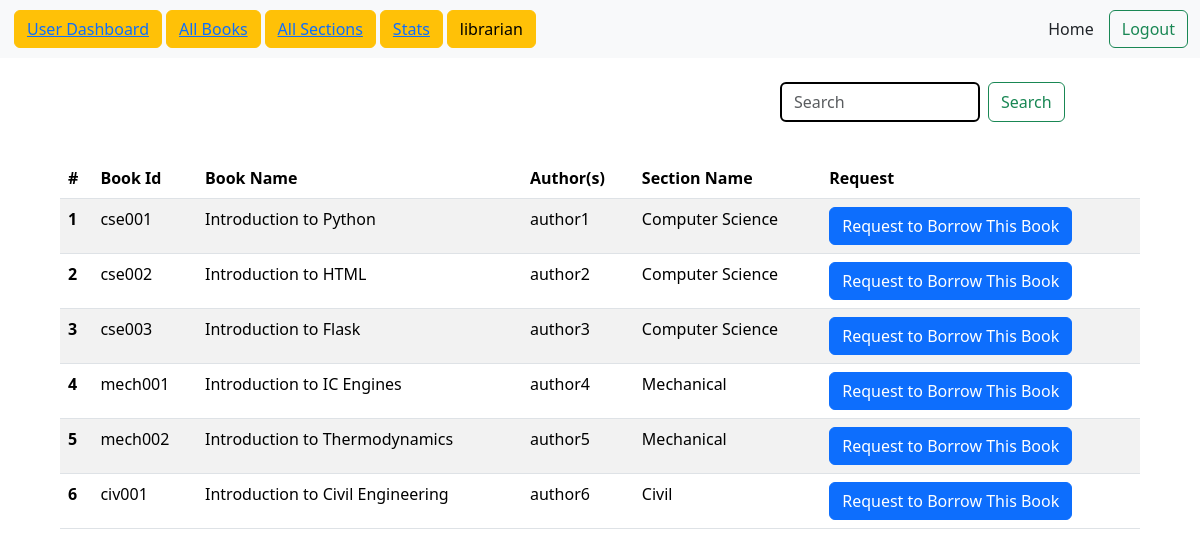
The app's page /user_dashboard/librarian/all_books with its own data.
### application/model.py (models this page shows)
class LoginCredentials(db.Model):
    username = db.Column(db.String(20), primary_key = True)
    password = db.Column(db.String(16), nullable = False)
    type = db.Column(db.String(), default="user")

class Books(db.Model):
    book_id = db.Column(db.String(10), primary_key = True)
    book_name = db.Column(db.String(50), nullable = False)
    date_created = db.Column(db.DateTime(), default = datetime.now)
    last_updated = db.Column(db.DateTime(), default = datetime.now)
    section_id = db.Column(db.String(), db.ForeignKey("sections.section_id"), nullable = False)
    content = db.Column(db.String(), nullable = False)            # few lines of text
    authors = db.Column(db.String(), nullable = False)
    total_copies = db.Column(db.Integer(), nullable = False)
    available_copies = db.Column(db.Integer())
    issued_copies = db.Column(db.Integer())
    sold_copies = db.Column(db.Integer())
    book_price = db.Column(db.Integer(), default = 0)
    requested_books = db.relationship("RequestedBooks", backref="books", cascade="all, delete-orphan, save-update")
    currently_issued_books = db.relationship("CurrentlyIssuedBooks", backref="books", cascade="all, delete-orphan, save-update")
    sold_books = db.relationship("SoldBooks", backref="books", cascade="all, delete-orphan, save-update")

class Sections(db.Model):
    section_id = db.Column(db.String(10), primary_key = True)
    section_name = db.Column(db.String(50), nullable = False)
    date_created = db.Column(db.DateTime(), default = datetime.now)
    last_updated = db.Column(db.DateTime(), default = datetime.now)
    description = db.Column(db.String(200))
    books = db.relationship("Books", backref="section", cascade="all, delete-orphan, save-update")

### application/controllers.py (the view)
@app.route("/user_dashboard/<username>/all_books", methods = ["GET", "POST"])
def user_all_books(username):
    books = Books.query.all()
    this_user = LoginCredentials.query.get(username)
    return render_template("user_all_books.html", books = books, username = this_user.username)

### templates/user_all_books.html (shortened to what this page needs)
{% extends "user_dashboard.html" %}
{% block content %}
{% if books %}
<table class="table table-striped custom-table" style="width: 150%; margin-left: -25%;">
    <thead>
      <tr>
        <th scope="col">#</th>
        <th scope="col">Book Id</th>
        <th scope="col">Book Name</th>
        <th scope="col">Author(s)</th>
        <th scope="col">Section Name</th>
        <th scope="col">Request</th>
      </tr>
    </thead>
    <tbody>
    {% for book in books %}
      <tr>
        <th scope="row">{{ loop.index }}</th>
        <td>{{ book.book_id }}</td>
        <td>{{ book.book_name }}</td>
        <td>{{ book.authors }}</td>
        <td>{{ book.section.section_name }}</td>
        {% if book.available_copies > 0 %}
        <td>
          <form action="/user_dashboard/{{username}}/borrow" method="post">
            <button type="submit" id="book_id" name="book_id" value="{{book.book_id}}" class="btn btn-primary">
              Request to Borrow This Book
            </button>
          </form>
        </td>
        {% else %}
        <td>Currently Unavailable</td>
        {% endif %}
      </tr>
    {% endfor %}
    </tbody>
</table>
{% endif %}
{% endblock content %}

### templates/user_dashboard.html (shortened to what this page needs)
<!DOCTYPE html>
<html lang="en">
<head>
    <link rel="stylesheet" href="/static/librarian_dashboard.css">
    <link href="https://cdn.jsdelivr.net/npm/bootstrap@5.3.2/dist/css/bootstrap.min.css" rel="stylesheet">
</head>
<body id="body">
    <nav class="navbar navbar-expand-lg bg-body-tertiary">
        <div id="navbar" class="container-fluid">
          <div class="collapse navbar-collapse" id="navbarSupportedContent">
            <ul class="navbar-nav me-auto mb-2 mb-lg-0">
              <li class="nav-item">
                <button id="all-books" type="button" style="margin: 2px;" class="btn btn-warning"><a aria-current="page" href="/user_dashboard/{{username}}">User Dashboard</a></button>
              </li>
              <li class="nav-item">
                <button id="all-books" type="button" style="margin: 2px;" class="btn btn-warning"><a aria-current="page" href="/user_dashboard/{{username}}/all_books">All Books</a></button>
              </li>
              <li class="nav-item">
                <button id="all-books" type="button" style="margin: 2px;" class="btn btn-warning"><a aria-current="page" href="/user_dashboard/{{username}}/all_sections">All Sections</a></button>
              </li>
              <li class="nav-item">
                <button id="all-books" type="button" style="margin: 2px;" class="btn btn-warning"><a aria-current="page" href="/user_stats/{{username}}">Stats</a></button>
              </li>
              <li class="nav-item">
                <button id="all-books" type="button" style="margin: 2px;" class="btn btn-warning">{{username}}</button>
              </li>
            </ul>
            <a class="nav-link active" aria-current="page" href="/" style="margin-right: 15px;">Home</a>
            <form action="/user_dashboard/{{username}}" method="post">
              <button class="btn btn-outline-success" type="submit" name="logout" value="logout">Logout</button>
            </form>
          </div>
        </div>
      </nav>
      <br>
      <div>
        <form id="search-bar-form" class="d-flex" role="search" action="/user_search_result/{{username}}" method="post">
            <input id="search-bar-area" class="form-control me-2" type="search" placeholder="Search" name="search-bar-area" aria-label="Search">
            <button class="btn btn-outline-success" type="submit">Search</button>
        </form>
      </div>
      <div id="content">
        {% block content %}{% endblock %}
      </div>
</body>
</html>

### static/librarian_dashboard.css (style rules this page uses)
#search-bar-area { margin-left: 65%; width: 200px; border: 2px solid black; display: inline-block; }
#content { margin-top: 3%; margin-left: 20%; margin-right: 20%; }

### records on screen
LoginCredentials: username "librarian"
Books: book_id "cse001", book_name "Introduction to Python", authors "author1", section.section_name "Computer Science"
Books: book_id "cse002", book_name "Introduction to HTML", authors "author2", section.section_name "Computer Science"
Books: book_id "cse003", book_name "Introduction to Flask", authors "author3", section.section_name "Computer Science"
Books: book_id "mech001", book_name "Introduction to IC Engines", authors "author4", section.section_name "Mechanical"
Books: book_id "mech002", book_name "Introduction to Thermodynamics", authors "author5", section.section_name "Mechanical"
Books: book_id "civ001", book_name "Introduction to Civil Engineering", authors "author6", section.section_name "Civil"
